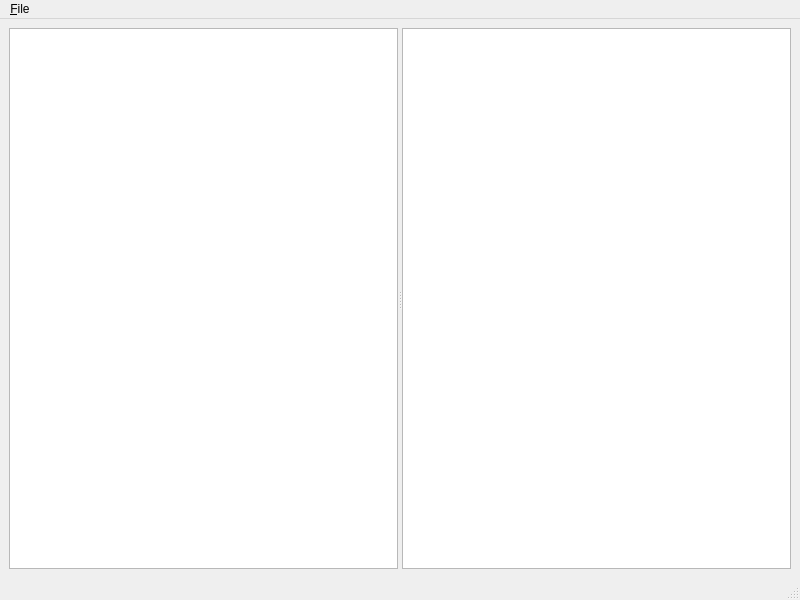
<?xml version="1.0" encoding="UTF-8"?>
<ui version="4.0">
 <class>MainWindow</class>
 <widget class="QMainWindow" name="MainWindow">
  <property name="geometry">
   <rect>
    <x>0</x>
    <y>0</y>
    <width>800</width>
    <height>600</height>
   </rect>
  </property>
  <property name="windowTitle">
   <string>MainWindow</string>
  </property>
  <widget class="QWidget" name="centralwidget">
   <layout class="QGridLayout" name="gridLayout">
    <item row="0" column="0">
     <widget class="QSplitter" name="splitter">
      <property name="orientation">
       <enum>Qt::Horizontal</enum>
      </property>
      <widget class="QTreeView" name="leftTreeView"/>
      <widget class="QTreeView" name="rightTreeView"/>
     </widget>
    </item>
   </layout>
  </widget>
  <widget class="QMenuBar" name="menubar">
   <property name="geometry">
    <rect>
     <x>0</x>
     <y>0</y>
     <width>800</width>
     <height>21</height>
    </rect>
   </property>
   <widget class="QMenu" name="menu_File">
    <property name="title">
     <string>&amp;File</string>
    </property>
    <addaction name="action_Exit"/>
   </widget>
   <addaction name="menu_File"/>
  </widget>
  <widget class="QStatusBar" name="statusbar"/>
  <action name="action_Exit">
   <property name="text">
    <string>&amp;Exit</string>
   </property>
   <property name="shortcut">
    <string>Ctrl+Q</string>
   </property>
  </action>
 </widget>
 <resources/>
 <connections/>
</ui>
